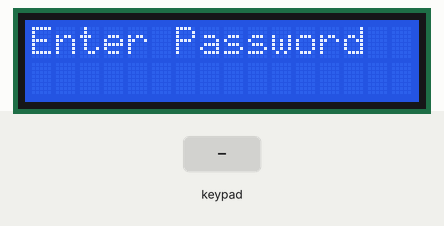
Recording of a program running on a simulated Raspberry Pi (header pin numbers). Shown: 16×2 character LCD. Inputs (shaded band) come from the test bench.

Above: at 3.3 s.
3.4 s: keypad keys 9 9 2 2 # pressed 0.4 s apart
At 6.7 s:
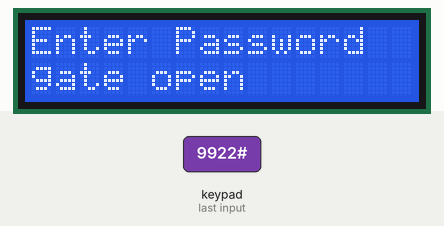
6.9 s: keypad keys 1 3 9 7 # pressed 0.4 s apart
At 11.2 s:
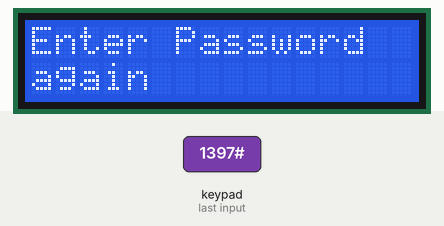
11.9 s: key '#' pressed
At 12.9 s:
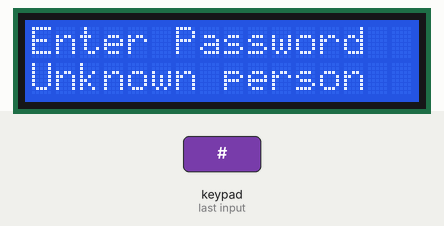
13.6 s: key '7' pressed
At 14.3 s:
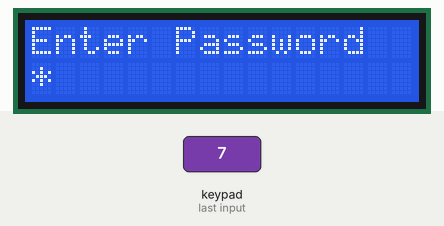
15.2 s: keypad keys 9 9 2 2 * pressed 0.4 s apart
At 17.4 s:
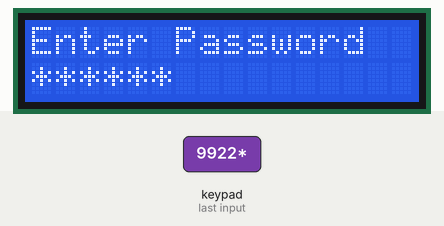
18.7 s: keypad keys 9 9 2 2 = pressed 0.4 s apart
At 21.1 s:
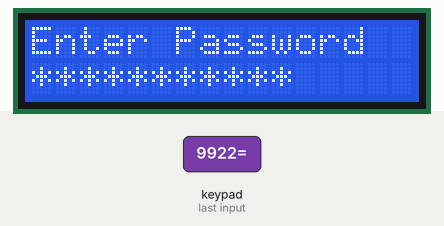
Timing chart, 0 to 22.6 s (numbered marks = the images above; inputs shaded):
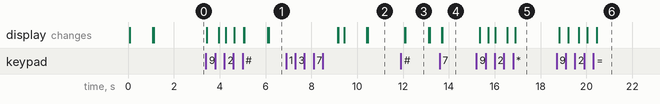

Measured:
- after the input at 3.4 s, the display: first changes at once (image 1 shows a later state)
- after the input at 6.9 s, the display: first differs from a run without the input after 2.5 s (image 2 shows a later state)
- after the input at 11.9 s, the display: first changes after 0.16 s (image 3 shows a later state)
- after the input at 13.6 s, the display: first changes after 0.09 s (image 4 shows a later state)
- after the input at 15.2 s, the display: first changes after 0.15 s (image 5 shows a later state)
- after the input at 18.7 s, the display: first changes after 0.12 s (image 6 shows a later state)
- what the display in image 3 shows lasts 1.0 s, from 12.1 s to 13.1 s

The program:

code.py
```python
#!/usr/bin/python
import time
import os
import RPi.GPIO as GPIO

GPIO.setmode(GPIO.BOARD)
GPIO.setwarnings(False)

# Define GPIO to LCD mapping
LCD_RS = 7
LCD_E  = 11
LCD_D4 = 12
LCD_D5 = 13
LCD_D6 = 15
LCD_D7 = 16
R1 = 29
R2 = 31
R3 = 32
R4 = 33
C1 = 36
C2 = 35
C3 = 38
C4 = 37
DC1 = 18
DC2= 22


'''
define pin for lcd
'''
# Timing constants
E_PULSE = 0.0005
E_DELAY = 0.0005
inputstring = ""
hidekey=""
secretkey = "9922"
delay = 1


GPIO.setup(LCD_E, GPIO.OUT)  # E
GPIO.setup(LCD_RS, GPIO.OUT) # RS
GPIO.setup(LCD_D4, GPIO.OUT) # DB4
GPIO.setup(LCD_D5, GPIO.OUT) # DB5
GPIO.setup(LCD_D6, GPIO.OUT) # DB6
GPIO.setup(LCD_D7, GPIO.OUT) # DB7
GPIO.setup(R1, GPIO.OUT) # DB7
GPIO.setup(R2, GPIO.OUT) # DB7
GPIO.setup(R3, GPIO.OUT) # DB7
GPIO.setup(R4, GPIO.OUT) # DB7
GPIO.setup(C1, GPIO.IN, pull_up_down=GPIO.PUD_DOWN)
GPIO.setup(C2, GPIO.IN, pull_up_down=GPIO.PUD_DOWN)
GPIO.setup(C3, GPIO.IN, pull_up_down=GPIO.PUD_DOWN)
GPIO.setup(C4, GPIO.IN, pull_up_down=GPIO.PUD_DOWN)
GPIO.setup(DC1, GPIO.OUT) # DB7
GPIO.setup(DC2, GPIO.OUT) # DB7
# Define some device constants
LCD_WIDTH = 16    # Maximum characters per line
LCD_CHR = True
LCD_CMD = False
LCD_LINE_1 = 0x80 # LCD RAM address for the 1st line
LCD_LINE_2 = 0xC0 # LCD RAM address for the 2nd line


'''
Function Name :lcd_init()
Function Description : this function is used to initialized lcd by sending the different commands
'''
def lcd_init():
  # Initialise display
  lcd_byte(0x33,LCD_CMD) # 110011 Initialise
  lcd_byte(0x32,LCD_CMD) # 110010 Initialise
  lcd_byte(0x06,LCD_CMD) # 000110 Cursor move direction
  lcd_byte(0x0C,LCD_CMD) # 001100 Display On,Cursor Off, Blink Off
  lcd_byte(0x28,LCD_CMD) # 101000 Data length, number of lines, font size
  lcd_byte(0x01,LCD_CMD) # 000001 Clear display
  time.sleep(E_DELAY)
'''
Function Name :lcd_byte(bits ,mode)
Fuction Name :the main purpose of this function to convert the byte data into bit and send to lcd port
'''
def lcd_byte(bits, mode):
  # Send byte to data pins
  # bits = data
  # mode = True  for character
  #        False for command

  GPIO.output(LCD_RS, mode) # RS

  # High bits
  GPIO.output(LCD_D4, False)
  GPIO.output(LCD_D5, False)
  GPIO.output(LCD_D6, False)
  GPIO.output(LCD_D7, False)
  if bits&0x10==0x10:
    GPIO.output(LCD_D4, True)
  if bits&0x20==0x20:
    GPIO.output(LCD_D5, True)
  if bits&0x40==0x40:
    GPIO.output(LCD_D6, True)
  if bits&0x80==0x80:
    GPIO.output(LCD_D7, True)

  # Toggle 'Enable' pin
  lcd_toggle_enable()

  # Low bits
  GPIO.output(LCD_D4, False)
  GPIO.output(LCD_D5, False)
  GPIO.output(LCD_D6, False)
  GPIO.output(LCD_D7, False)
  if bits&0x01==0x01:
    GPIO.output(LCD_D4, True)
  if bits&0x02==0x02:
    GPIO.output(LCD_D5, True)
  if bits&0x04==0x04:
    GPIO.output(LCD_D6, True)
  if bits&0x08==0x08:
    GPIO.output(LCD_D7, True)

  # Toggle 'Enable' pin
  lcd_toggle_enable()
'''
Function Name : lcd_toggle_enable()
Function Description:basically this is used to toggle Enable pin
'''
def lcd_toggle_enable():
  # Toggle enable
  time.sleep(E_DELAY)
  GPIO.output(LCD_E, True)
  time.sleep(E_PULSE)
  GPIO.output(LCD_E, False)
  time.sleep(E_DELAY)
'''
Function Name :lcd_string(message,line)
Function  Description :print the data on lcd
'''
def lcd_string(message,line):
  # Send string to display

  message = message.ljust(LCD_WIDTH," ")

  lcd_byte(line, LCD_CMD)

  for i in range(LCD_WIDTH):
    lcd_byte(ord(message[i]),LCD_CHR)

def readLine(line, characters):
    global inputstring
    global hidekey
    GPIO.output(line, GPIO.HIGH)
    time.sleep(0.02)
    if(GPIO.input(C1) == 1):
      inputstring = inputstring +characters[0]
      hidekey = hidekey +"*"
      lcd_string(hidekey,LCD_LINE_2)
    elif(GPIO.input(C2) == 1):
      inputstring = inputstring +characters[1]
      hidekey = hidekey +"*"
      lcd_string(hidekey,LCD_LINE_2)
    elif(GPIO.input(C3) == 1):
      inputstring = inputstring +characters[2]
      hidekey = hidekey +"*"
      lcd_string(hidekey,LCD_LINE_2)

    elif(GPIO.input(C4) == 1):
      if(characters[3] ==  "#"):
       if(inputstring == secretkey):
        lcd_string("valid person",LCD_LINE_2)
        time.sleep(1)
        lcd_string("gate open",LCD_LINE_2)
        GPIO.output(DC1, GPIO.HIGH)
        GPIO.output(DC2, GPIO.LOW)
        time.sleep(1)
        GPIO.output(DC1, GPIO.LOW)
        GPIO.output(DC2, GPIO.HIGH)
        time.sleep(1)
        GPIO.output(DC1 ,GPIO.LOW)
        GPIO.output(DC2, GPIO.LOW)
        time.sleep(1)
        lcd_string("",LCD_LINE_2)
        inputstring = ""
        hidekey= ""
       else:
        lcd_string("Unknown person",LCD_LINE_2)
        time.sleep(1)
        lcd_string("again",LCD_LINE_2)
        inputstring = ""
        hidekey= ""
      else:
       inputstring = inputstring +characters[3]
       hidekey = hidekey +"*"
       lcd_string(hidekey,LCD_LINE_2)
    GPIO.output(line, GPIO.LOW)
    time.sleep(0.02)

# Define delay between readings
delay = 5
lcd_init()
lcd_string("welcome ",LCD_LINE_1)
time.sleep(1)
lcd_string("Enter Password ",LCD_LINE_1)
time.sleep(1)
while 1:
   readLine(R1, ["7","8","9","/"])
   readLine(R2, ["4","5","6","*"])
   readLine(R3, ["1","2","3","-"])
   readLine(R4, ["C","0","=","#"])


 
```
